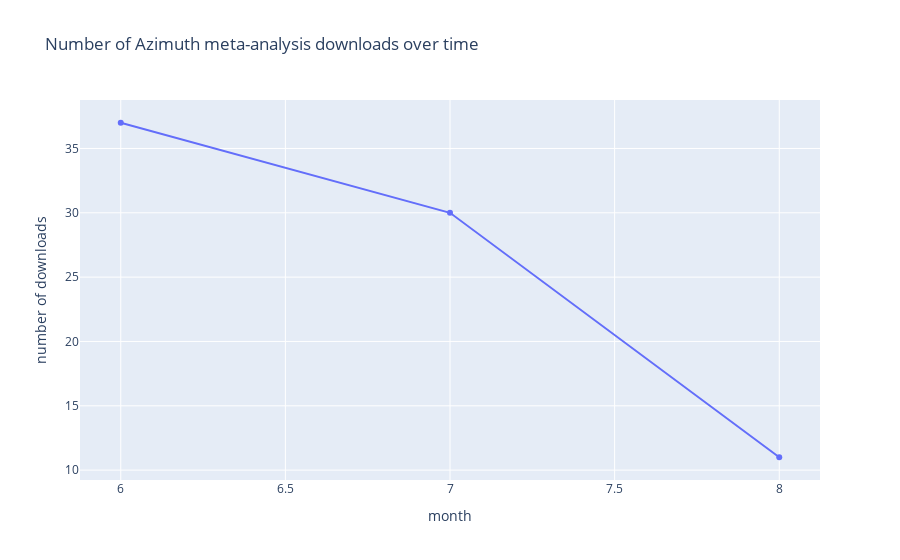

The code cell stored with this chart in its notebook:
### Code cell
azimuth = downloads_df[downloads_df['dataset_id'] == 'f72958f5-7f42-4ebb-98da-445b0c6de516']
azimuth = azimuth.groupby(['download_dt','filetype', 'remoteip', 'download_agent']).sum().reset_index()
azimuth['count'] = 1
azimuth['download_dt'] = pd.to_datetime(azimuth['download_dt'])
azimuth['month'] = azimuth['download_dt'].dt.month
azimuth = azimuth[['month', 'count']].groupby(['month']).sum().reset_index()

fig = go.Figure(go.Scatter(
    mode = "lines+markers",
    x = azimuth['month'].tolist(),
    y = azimuth['count'].tolist()
    ))

fig.update_layout(
    title="Number of Azimuth meta-analysis downloads over time",
    xaxis_title="month",
    yaxis_title="number of downloads"
)
             
fig.show()

### Figure 1 — Plotly figure (JSON) as saved in the notebook; plotly's stock layout.template omitted (floating-point values rounded to 4 significant figures)
{"data": [{"mode": "lines+markers", "type": "scatter", "x": [6, 7, 8], "y": [37, 30, 11]}], "layout": {"title": {"text": "Number of Azimuth meta-analysis downloads over time"}, "xaxis": {"title": {"text": "month"}}, "yaxis": {"title": {"text": "number of downloads"}}}}
